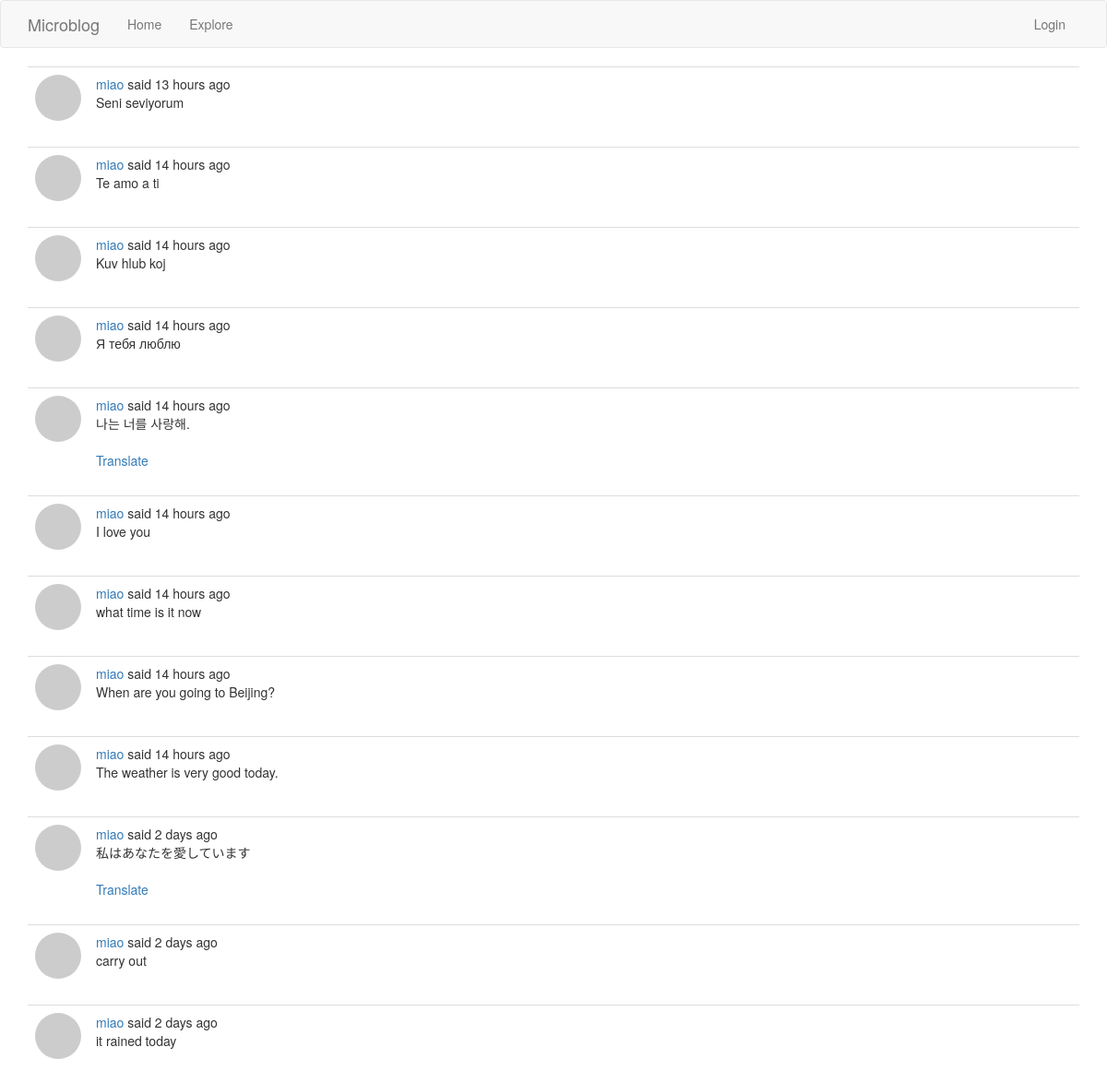
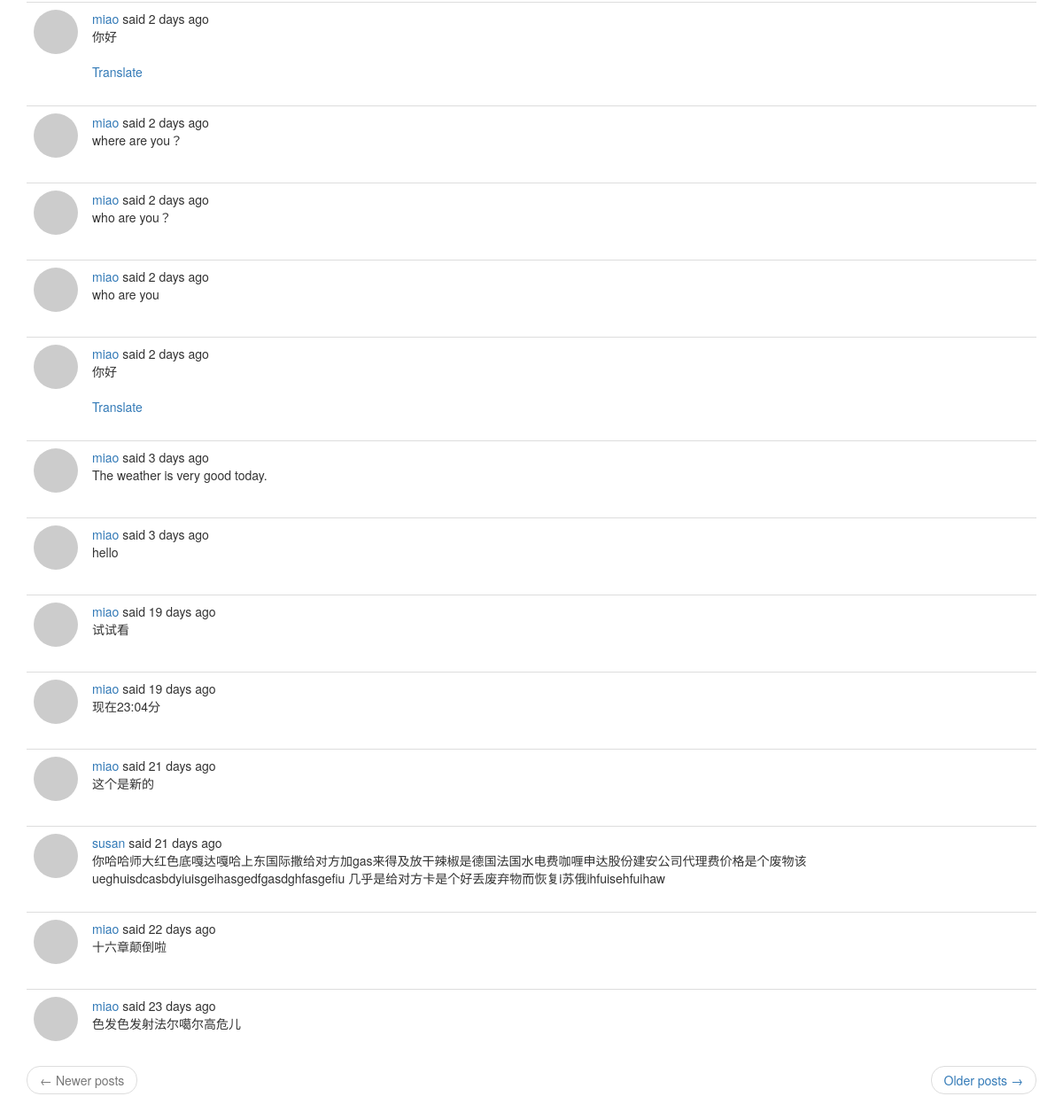
/explore, run on the app's committed database (2 pictures, top to bottom).
### app/models.py (models this page shows, shortened)
class Post(db.Model):
    __searchable__ = ['bpdy']  # 这个模型需要有body字段才能被索引,我添加的这个__searchable__属性只是一个变量，它没有任何关联的行为。 它只会帮助我以通用的方式编写索引函数。
    id = db.Column(db.Integer, primary_key=True)
    body = db.Column(db.String(140))
    timestamp = db.Column(db.DateTime, index=True, default=datetime.utcnow)
    user_id = db.Column(db.Integer, db.ForeignKey('user.id'))  # 初始化为user.id的外键,Flask-SQLAlchemy自动设置类名为小写来作为对应表的名称
    language = db.Column(db.String(5))  # 用户发表的动态的语言类型

### app/main/routes.py (the view)
@bp.route('/explore')
def explore():
    start_page = request.args.get('page', 1, type=int)  # 获取动态页要显示动态的起始页
    end_page = current_app.config['POSTS_PER_PAGE']  # 获取动态页要显示动态的终止页
    posts = Post.query.order_by(Post.timestamp.desc()).paginate(start_page, end_page, False)
    next_url = url_for('main.explore', page=posts.next_num) if posts.has_next else None
    prev_url = url_for('main.explore', page=posts.prev_num) if posts.has_prev else None
    return render_template('index.html', title=_("Explore"),
                           posts=posts.items,
                           next_url=next_url,
                           prev_url=prev_url)

### app/main/routes.py (called while the page is built)
@bp.before_request
def before_request():
    if current_user.is_authenticated:  # 当前用户是否已经登录
        current_user.last_seen = datetime.utcnow()
        db.session.commit()  # 不需要db.session.add()这句，因为当前用户已经存在数据库里了，当前用户是查询得到的
    g.locale = str(get_locale())

### app/models.py (called while the page is built)
    def avatar(self, size):
        digest = md5(self.email.lower().encode('utf-8')).hexdigest()  # md5(b'miao@email.com').hexdigest()获取字符串的md5值
        return 'https://www.gravatar.com/avatar/{}?d=identicon&s={}'.format(digest, size)

### app/templates/index.html (shortened to what this page needs)
{% extends "base.html" %}
{% import 'bootstrap/wtf.html' as wtf %}
{% block app_content %}
    {% for post in posts %}
        {% include '_post.html' %}
    {% endfor %}
    <nav aria-label="...">
        <ul class="pager">
            <li class="previous{% if not prev_url %} disabled{% endif %}">
                <a href="{{ prev_url or '#' }}">
                    <span aria-hidden="true">&larr;</span> {{ _('Newer posts') }}
                </a>
            </li>
            <li class="next{% if not next_url %} disabled{% endif %}">
                <a href="{{ next_url or '#' }}">
                    {{ _('Older posts') }} <span aria-hidden="true">&rarr;</span>
                </a>
            </li>
        </ul>
    </nav>
{% endblock %}

### app/templates/_post.html (shortened to what this page needs)
<table class="table table-hover">
    <tr>
        <td width="50px">
            <a href="{{ url_for('main.user', username=post.author.username) }}">
                <div style="width: 50px;height: 50px; border-radius:50%;overflow: hidden;">
                    <img src="{{ post.author.avatar(50) }}"/>
                </div>
            </a>
        </td>
        <td>
            {{ _('%(username)s said %(when)s', username=user_link, when=moment(post.timestamp).fromNow()) }}
            <br>
            <span id="post{{ post.id }}">{{ post.body }}</span>
            {% if post.language and post.language != g.locale %}
                <br><br>
                <span id="translation{{ post.id }}">
                    <a href="javascript:translate(
                                '#post{{ post.id }}',
                                '#translation{{ post.id }}',
                                '{{ post.language }}',
                                '{{ g.locale }}');">{{ _('Translate') }}</a>
                </span>
            {% endif %}
        </td>
    </tr>
</table>

### data on the page
Post: body "Seni seviyorum"
Post: body "Te amo a ti"
Post: body "Kuv hlub koj"
Post: body "Я тебя люблю"
Post: body "나는 너를 사랑해."
Post: body "I love you"
Post: body "what time is it now"
Post: body "When are you going to Beijing?"
Post: body "The weather is very good today."
Post: body "私はあなたを愛しています"
Post: body "carry out"
Post: body "it rained today"
Post: body "你好"
Post: body "where are you？"
Post: body "who are you？"
Post: body "who are you"
Post: body "你好"
Post: body "The weather is very good today."
Post: body "hello"
Post: body "试试看"
Post: body "现在23:04分"
Post: body "这个是新的"
Post: body "你哈哈师大红色底嘎达嘎哈上东国际撒给对方加gas来得及放干辣椒是德国法国水电费咖喱申达股份建安公司代理费价格是个废物该ueghuisdcasbdyiuisgeihasgedfgasdghfasgefiu 几乎是给对方卡是个好丢废弃物而恢复i苏俄ihfuisehfuihaw"
Post: body "十六章颠倒啦"
Post: body "色发色发射法尔噶尔高危儿"
